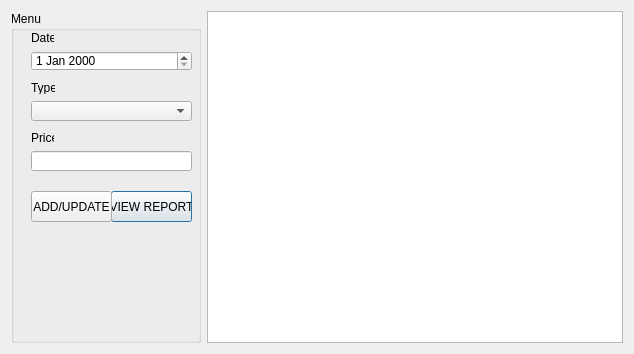
<?xml version="1.0" encoding="UTF-8"?>
<ui version="4.0">
 <class>Dialog</class>
 <widget class="QDialog" name="Dialog">
  <property name="geometry">
   <rect>
    <x>0</x>
    <y>0</y>
    <width>634</width>
    <height>354</height>
   </rect>
  </property>
  <property name="windowTitle">
   <string>Dialog</string>
  </property>
  <layout class="QGridLayout" name="gridLayout_7">
   <item row="0" column="1">
    <layout class="QGridLayout" name="gridLayout_3">
     <item row="0" column="3">
      <widget class="QTableWidget" name="tableWidget">
       <property name="editTriggers">
        <set>QAbstractItemView::NoEditTriggers</set>
       </property>
      </widget>
     </item>
     <item row="0" column="1">
      <widget class="QGroupBox" name="groupBox">
       <property name="sizePolicy">
        <sizepolicy hsizetype="Fixed" vsizetype="Preferred">
         <horstretch>0</horstretch>
         <verstretch>0</verstretch>
        </sizepolicy>
       </property>
       <property name="minimumSize">
        <size>
         <width>190</width>
         <height>250</height>
        </size>
       </property>
       <property name="title">
        <string>Menu</string>
       </property>
       <property name="alignment">
        <set>Qt::AlignLeading|Qt::AlignLeft|Qt::AlignTop</set>
       </property>
       <property name="flat">
        <bool>false</bool>
       </property>
       <widget class="QPushButton" name="pushButton_2">
        <property name="geometry">
         <rect>
          <x>100</x>
          <y>180</y>
          <width>81</width>
          <height>31</height>
         </rect>
        </property>
        <property name="sizePolicy">
         <sizepolicy hsizetype="Preferred" vsizetype="Fixed">
          <horstretch>0</horstretch>
          <verstretch>0</verstretch>
         </sizepolicy>
        </property>
        <property name="text">
         <string>VIEW REPORT</string>
        </property>
       </widget>
       <widget class="QPushButton" name="pushButton">
        <property name="geometry">
         <rect>
          <x>20</x>
          <y>180</y>
          <width>81</width>
          <height>31</height>
         </rect>
        </property>
        <property name="sizePolicy">
         <sizepolicy hsizetype="Preferred" vsizetype="Fixed">
          <horstretch>0</horstretch>
          <verstretch>0</verstretch>
         </sizepolicy>
        </property>
        <property name="text">
         <string>ADD/UPDATE</string>
        </property>
       </widget>
       <widget class="QLineEdit" name="lineEdit_2">
        <property name="geometry">
         <rect>
          <x>20</x>
          <y>140</y>
          <width>161</width>
          <height>20</height>
         </rect>
        </property>
        <property name="sizePolicy">
         <sizepolicy hsizetype="Fixed" vsizetype="Fixed">
          <horstretch>0</horstretch>
          <verstretch>0</verstretch>
         </sizepolicy>
        </property>
       </widget>
       <widget class="QLabel" name="label_3">
        <property name="geometry">
         <rect>
          <x>20</x>
          <y>120</y>
          <width>23</width>
          <height>13</height>
         </rect>
        </property>
        <property name="sizePolicy">
         <sizepolicy hsizetype="Fixed" vsizetype="Fixed">
          <horstretch>0</horstretch>
          <verstretch>0</verstretch>
         </sizepolicy>
        </property>
        <property name="text">
         <string>Price</string>
        </property>
       </widget>
       <widget class="QComboBox" name="comboBox">
        <property name="geometry">
         <rect>
          <x>20</x>
          <y>90</y>
          <width>161</width>
          <height>20</height>
         </rect>
        </property>
        <property name="sizePolicy">
         <sizepolicy hsizetype="Preferred" vsizetype="Fixed">
          <horstretch>0</horstretch>
          <verstretch>0</verstretch>
         </sizepolicy>
        </property>
       </widget>
       <widget class="QLabel" name="label_2">
        <property name="geometry">
         <rect>
          <x>20</x>
          <y>70</y>
          <width>24</width>
          <height>13</height>
         </rect>
        </property>
        <property name="sizePolicy">
         <sizepolicy hsizetype="Fixed" vsizetype="Fixed">
          <horstretch>0</horstretch>
          <verstretch>0</verstretch>
         </sizepolicy>
        </property>
        <property name="text">
         <string>Type</string>
        </property>
       </widget>
       <widget class="QDateEdit" name="dateEdit">
        <property name="geometry">
         <rect>
          <x>20</x>
          <y>40</y>
          <width>161</width>
          <height>20</height>
         </rect>
        </property>
        <property name="sizePolicy">
         <sizepolicy hsizetype="Preferred" vsizetype="Fixed">
          <horstretch>0</horstretch>
          <verstretch>0</verstretch>
         </sizepolicy>
        </property>
       </widget>
       <widget class="QLabel" name="label">
        <property name="geometry">
         <rect>
          <x>20</x>
          <y>20</y>
          <width>23</width>
          <height>13</height>
         </rect>
        </property>
        <property name="sizePolicy">
         <sizepolicy hsizetype="Fixed" vsizetype="Fixed">
          <horstretch>0</horstretch>
          <verstretch>0</verstretch>
         </sizepolicy>
        </property>
        <property name="text">
         <string>Date</string>
        </property>
       </widget>
      </widget>
     </item>
    </layout>
   </item>
  </layout>
 </widget>
 <resources/>
 <connections/>
</ui>
